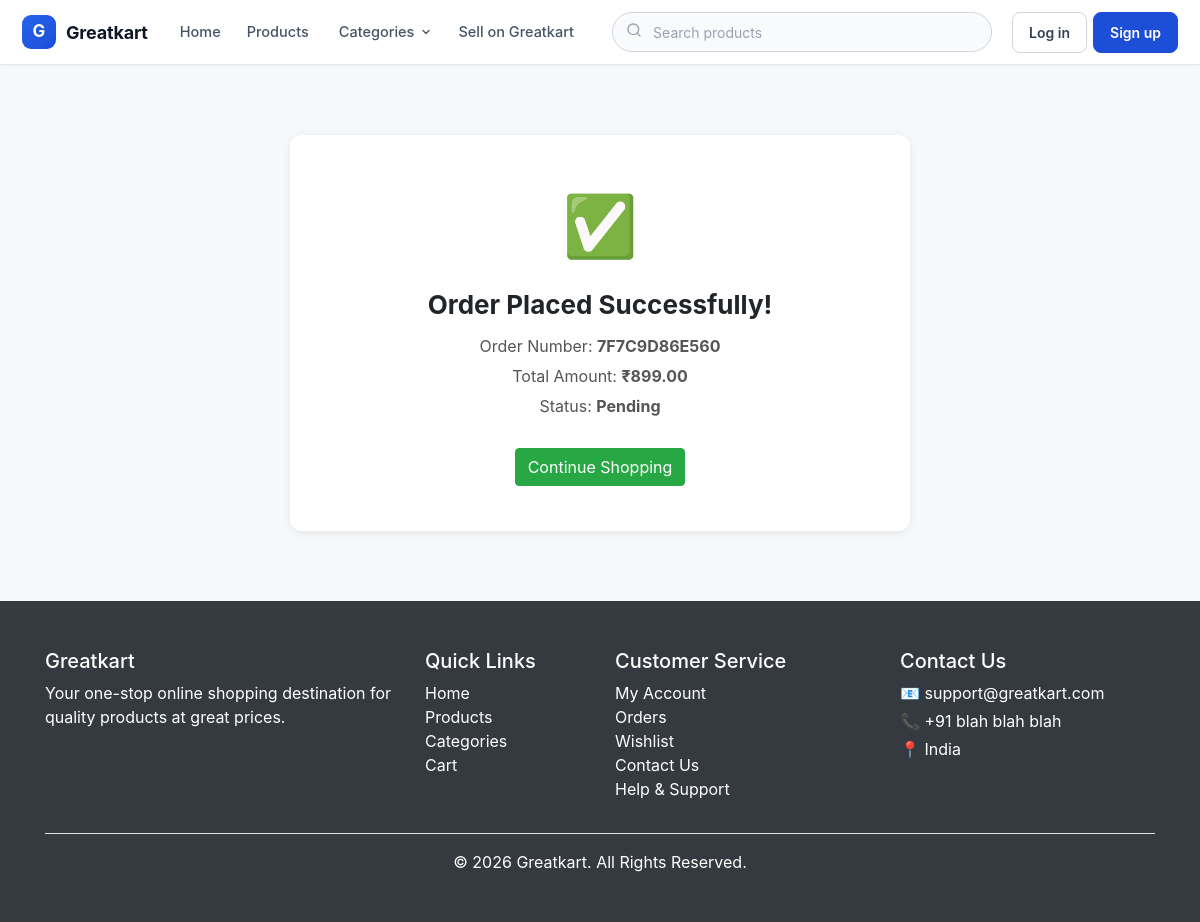
The page /payments/success/7F7C9D86E560/ on the database its author committed.
### orders/models.py (models this page shows, shortened)
class Order(models.Model):
    account = models.ForeignKey(
        'accounts.Account',
        on_delete=models.CASCADE
    )
    address = models.ForeignKey(
        'accounts.Address',
        on_delete=models.SET_NULL,
        null=True,
        blank=True
    )
    order_number = models.CharField(max_length=50, unique=True)
    total_amount = models.DecimalField(max_digits=10, decimal_places=2)
    status = models.CharField(
        max_length=30,
        default='Pending'
    )
    is_ordered = models.BooleanField(default=False)
    created_at = models.DateTimeField(auto_now_add=True)
    updated_at = models.DateTimeField(auto_now=True)

### payments/views.py (the view)
def payment_success(request, order_number):
    order = get_object_or_404(Order, order_number=order_number)
    return render(request, "payment_success.html", {"order": order})

### accounts/context_processors.py (called while the page is built, shortened)
def user_role(request):
    context = {
        'pending_activation': request.session.get('pending_activation'),
    }
    if not request.user.is_authenticated:
        context.update({
            'is_vendor_account': False,
            'vendor_profile': None,
            'account_home_url': 'account',
        })
        return context

### notifications/context_processors.py (called while the page is built, shortened)
def unread_notification_count(request):
    if not request.user.is_authenticated:
        return {}

### store/context_processors.py (called while the page is built)
def navigation(request):
    context = {
        'nav_categories': Category.objects.all().order_by('category_name')[:10],
        'cart_item_count': 0,
    }
    user = getattr(request, 'user', None)
    if user is not None and user.is_authenticated:
        context['cart_item_count'] = Cart.objects.filter(
            account=user
        ).count()
    return context

### templates/payment_success.html (shortened to what this page needs)
{% load static %}
<!DOCTYPE html>
<html lang="en">
<head>
    <link
        rel="stylesheet"
        href="{% static 'style.css' %}"
    >
    <link
        rel="stylesheet"
        href="https://cdn.jsdelivr.net/npm/bootstrap@4.0.0/dist/css/bootstrap.min.css"
    >
</head>
<body>
{% include 'extend-files/navbar.html' %}
<div class="container result-container">
    <div class="result-card">
        <div class="result-icon">✅</div>
        <div class="result-title">Order Placed Successfully!</div>
        <p class="result-detail">Order Number: <strong>{{ order.order_number }}</strong></p>
        <p class="result-detail">Total Amount: <strong>₹{{ order.total_amount }}</strong></p>
        <p class="result-detail">Status: <strong>{{ order.status }}</strong></p>
        <a href="{% url 'home' %}" class="btn btn-success mt-4">Continue Shopping</a>
    </div>
</div>
{% include 'extend-files/footer.html' %}
</body>
</html>

### static/css/style.css (style rules this page uses)
body { background-color: #f8f9fa; font-family: Arial, sans-serif; }
.btn { border-radius: 4px; }

### templates/payment_success.html (style rules this page uses)
body { background: #f7f8fa; }
.result-container { max-width: 650px; margin: 70px auto; text-align: center; }
.result-card { background: white; border-radius: 12px; padding: 45px 30px; box-shadow: 0 2px 10px rgba(0,0,0,0.07); }
.result-icon { font-size: 60px; margin-bottom: 15px; }
.result-title { font-size: 26px; font-weight: 700; margin-bottom: 10px; }
.result-detail { color: #555; margin-bottom: 6px; }

### rows shown on the page
Order: order_number "7F7C9D86E560", total_amount "899.00", status "Pending"
